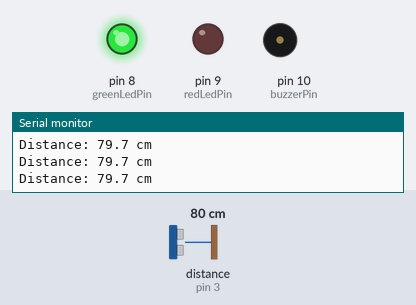
This sketch was run on a simulated Arduino Uno, built with avr-gcc and run on an emulated ATmega328P. On the bench: output pins drawn as LEDs (lit = HIGH), buzzer (waves = sounding), the last lines printed to the serial monitor. Wiring (inferred from the names in the program): ultrasonic range finder: trigger pin 2; echo pin 3. The test bench sets the inputs (shaded band); at power-on: distance to the obstacle (sensor on pin 3) 80 cm. The echo pulse lasts 58.3 µs per cm; pins used as bus, display or sensor lines are not drawn.

Above: at 1.2 s.
1.3 s: distance to the obstacle (sensor on pin 3) set to 2 cm
At 2.6 s:
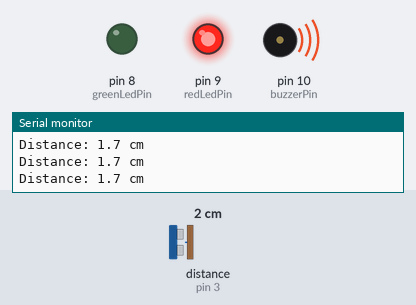
2.9 s: distance to the obstacle (sensor on pin 3) set to 60 cm
At 4.2 s:
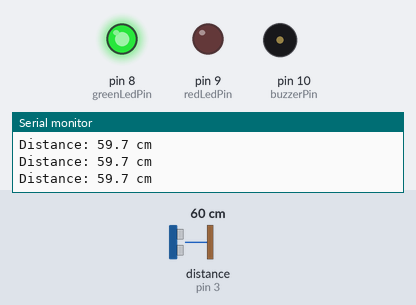
4.5 s: distance to the obstacle (sensor on pin 3) set to 9 cm
At 5.5 s:
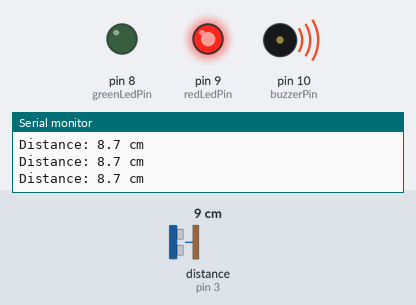
Timing chart, 0 to 7.5 s (numbered marks = the images above; inputs shaded):
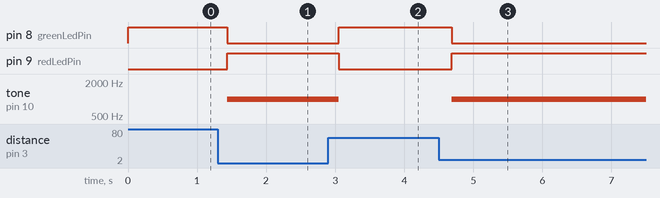

Measured:
- after the input at 1.3 s, pin 8 (greenLedPin): HIGH → LOW after 0.14 s; pin 9 (redLedPin): LOW → HIGH after 0.14 s; tone on pin 10 (buzzerPin): silent → 1000 Hz after 0.14 s
- after the input at 2.9 s, pin 8 (greenLedPin): LOW → HIGH after 0.15 s; pin 9 (redLedPin): HIGH → LOW after 0.15 s; tone on pin 10 (buzzerPin): 1000 Hz → silent after 0.15 s
- after the input at 4.5 s, pin 8 (greenLedPin): HIGH → LOW after 0.18 s; pin 9 (redLedPin): LOW → HIGH after 0.18 s; tone on pin 10 (buzzerPin): silent → 1000 Hz after 0.18 s

The sketch:

smart_parking.ino
```cpp
const int trigPin = 2;
const int echoPin = 3;
const int greenLedPin = 8;
const int redLedPin = 9;
const int buzzerPin = 10;
const float occupiedThresholdCm = 20.0;
const unsigned long echoTimeoutUs = 30000UL;

void setup()
{
  pinMode(trigPin, OUTPUT);
  pinMode(echoPin, INPUT);
  pinMode(greenLedPin, OUTPUT);
  pinMode(redLedPin, OUTPUT);
  pinMode(buzzerPin, OUTPUT);
  Serial.begin(9600);
}

void loop()
{
  unsigned long echoTime;
  float distanceCm;

  digitalWrite(trigPin, LOW);
  delayMicroseconds(2);
  digitalWrite(trigPin, HIGH);
  delayMicroseconds(10);
  digitalWrite(trigPin, LOW);

  echoTime = pulseIn(echoPin, HIGH, echoTimeoutUs);

  if (echoTime == 0) {
    distanceCm = -1.0;
    digitalWrite(greenLedPin, HIGH);
    digitalWrite(redLedPin, LOW);
    noTone(buzzerPin);
    Serial.println("No echo. Space shown as available.");
  } else {
    distanceCm = echoTime * 0.0343 / 2.0;
    Serial.print("Distance: ");
    Serial.print(distanceCm, 1);
    Serial.println(" cm");

    if (distanceCm <= occupiedThresholdCm) {
      digitalWrite(greenLedPin, LOW);
      digitalWrite(redLedPin, HIGH);
      tone(buzzerPin, 1000);
    } else {
      digitalWrite(greenLedPin, HIGH);
      digitalWrite(redLedPin, LOW);
      noTone(buzzerPin);
    }
  }

  delay(200);
}
```
